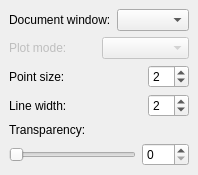
<?xml version="1.0" encoding="UTF-8"?>
<ui version="4.0">
 <class>Gui::TaskView::TaskAppearance</class>
 <widget class="QWidget" name="Gui::TaskView::TaskAppearance">
  <property name="geometry">
   <rect>
    <x>0</x>
    <y>0</y>
    <width>193</width>
    <height>174</height>
   </rect>
  </property>
  <property name="windowTitle">
   <string>Appearance</string>
  </property>
  <layout class="QVBoxLayout">
   <property name="margin">
    <number>9</number>
   </property>
     <property name="spacing">
      <number>6</number>
     </property>
   <item>
    <layout class="QHBoxLayout" >
     <property name="margin">
      <number>0</number>
     </property>
     <property name="spacing" >
      <number>6</number>
     </property>
     <item>
      <widget class="QLabel" name="textLabel1">
       <property name="text">
        <string>Document window:</string>
       </property>
      </widget>
     </item>
     <item>
      <widget class="Gui::StyledComboBox" name="changeMode"/>
     </item>
    </layout>
   </item>
   <item>
    <layout class="QHBoxLayout">
     <property name="margin" >
      <number>0</number>
     </property>
     <property name="spacing">
      <number>6</number>
     </property>
     <item>
      <widget class="QLabel" name="textLabel1_3">
       <property name="enabled">
        <bool>false</bool>
       </property>
       <property name="text">
        <string>Plot mode:</string>
       </property>
      </widget>
     </item>
     <item>
      <widget class="Gui::StyledComboBox" name="changePlot">
       <property name="enabled">
        <bool>false</bool>
       </property>
      </widget>
     </item>
    </layout>
   </item>
   <item>
    <layout class="QHBoxLayout">
     <property name="margin" >
      <number>0</number>
     </property>
     <property name="spacing">
      <number>6</number>
     </property>
     <item>
      <widget class="QLabel" name="textLabel2">
       <property name="text">
        <string>Point size:</string>
       </property>
      </widget>
     </item>
     <item>
      <spacer>
       <property name="orientation">
        <enum>Qt::Horizontal</enum>
       </property>
       <property name="sizeType">
        <enum>QSizePolicy::Expanding</enum>
       </property>
       <property name="sizeHint" >
        <size>
         <width>71</width>
         <height>20</height>
        </size>
       </property>
      </spacer>
     </item>
     <item>
      <widget class="QSpinBox" name="spinPointSize">
       <property name="maximum" >
        <number>64</number>
       </property>
       <property name="minimum">
        <number>1</number>
       </property>
       <property name="value">
        <number>2</number>
       </property>
      </widget>
     </item>
    </layout>
   </item>
   <item>
    <layout class="QHBoxLayout">
     <property name="margin" >
      <number>0</number>
     </property>
     <property name="spacing">
      <number>6</number>
     </property>
     <item>
      <widget class="QLabel" name="textLabel3">
       <property name="text">
        <string>Line width:</string>
       </property>
      </widget>
     </item>
     <item>
      <spacer>
       <property name="orientation">
        <enum>Qt::Horizontal</enum>
       </property>
       <property name="sizeType">
        <enum>QSizePolicy::Expanding</enum>
       </property>
       <property name="sizeHint" >
        <size>
         <width>71</width>
         <height>20</height>
        </size>
       </property>
      </spacer>
     </item>
     <item>
      <widget class="QSpinBox" name="spinLineWidth">
       <property name="maximum" >
        <number>64</number>
       </property>
       <property name="minimum">
        <number>1</number>
       </property>
       <property name="value">
        <number>2</number>
       </property>
      </widget>
     </item>
    </layout>
   </item>
   <item>
    <widget class="QLabel" name="textLabel1_2">
     <property name="text">
      <string>Transparency:</string>
     </property>
    </widget>
   </item>
   <item>
    <layout class="QHBoxLayout">
     <property name="margin" >
      <number>0</number>
     </property>
     <property name="spacing">
      <number>6</number>
     </property>
     <item>
      <widget class="QSlider" name="horizontalSlider">
       <property name="maximum">
        <number>100</number>
       </property>
       <property name="orientation">
        <enum>Qt::Horizontal</enum>
       </property>
      </widget>
     </item>
     <item>
      <widget class="QSpinBox" name="spinTransparency">
       <property name="sizePolicy">
        <sizepolicy>
         <hsizetype>0</hsizetype>
         <vsizetype>0</vsizetype>
         <horstretch>0</horstretch>
         <verstretch>0</verstretch>
        </sizepolicy>
       </property>
       <property name="maximum">
        <number>100</number>
       </property>
       <property name="singleStep">
        <number>5</number>
       </property>
      </widget>
     </item>
    </layout>
   </item>
  </layout>
 </widget>
 <customwidgets>
  <customwidget>
   <class>Gui::StyledComboBox</class>
   <extends>QComboBox</extends>
   <header>Gui/Widgets.h</header>
  </customwidget>
 </customwidgets>
 <resources/>
 <connections>
  <connection>
   <sender>horizontalSlider</sender>
   <signal>valueChanged(int)</signal>
   <receiver>spinTransparency</receiver>
   <slot>setValue(int)</slot>
   <hints>
    <hint type="sourcelabel">
     <x>99</x>
     <y>219</y>
    </hint>
    <hint type="destinationlabel">
     <x>204</x>
     <y>220</y>
    </hint>
   </hints>
  </connection>
  <connection>
   <sender>spinTransparency</sender>
   <signal>valueChanged(int)</signal>
   <receiver>horizontalSlider</receiver>
   <slot>setValue(int)</slot>
   <hints>
    <hint type="sourcelabel">
     <x>192</x>
     <y>233</y>
    </hint>
    <hint type="destinationlabel">
     <x>132</x>
     <y>233</y>
    </hint>
   </hints>
  </connection>
 </connections>
</ui>
